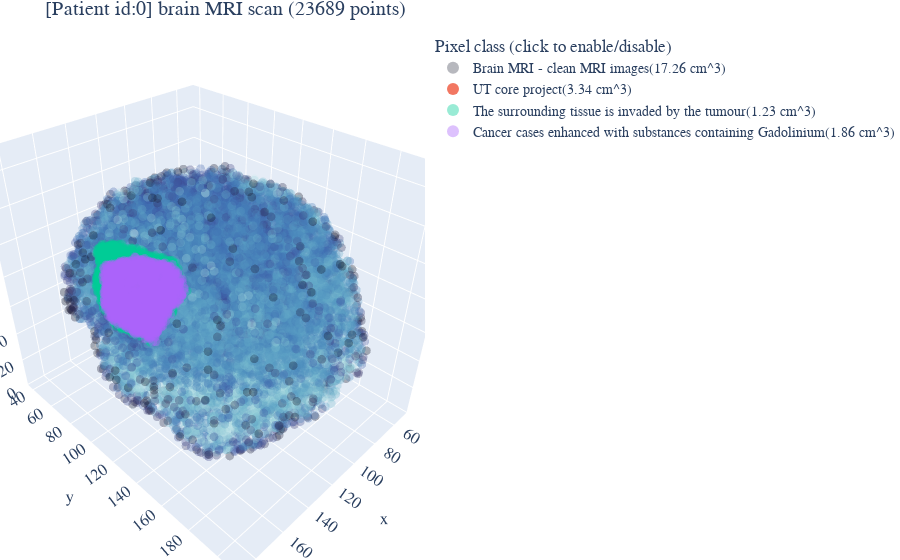

Notebook code cell kept with this figure:
### Code cell
reader = ImageReader('./data', img_size=128, normalize=True, single_class=False)
viewer = ImageViewer3d(reader, mri_downsample=25)

fig = viewer.get_3d_scan(0, 't1')
plotly.offline.iplot(fig)

### Figure 1 — Plotly figure (JSON) as saved in the notebook; plotly's stock layout.template omitted (floating-point values rounded to 4 significant figures; data arrays with more than 128 entries replaced by an {"elided": "..."} marker saying what was removed)
{"data": [{"hoverinfo": "skip", "marker": {"color": {"elided": "17259 float values"}, "colorscale": [[0, "rgb(3, 5, 18)"], [0.09091, "rgb(25, 25, 51)"], [0.1818, "rgb(44, 42, 87)"], [0.2727, "rgb(58, 60, 125)"], [0.3636, "rgb(62, 83, 160)"], [0.4545, "rgb(62, 109, 178)"], [0.5455, "rgb(72, 134, 187)"], [0.6364, "rgb(89, 159, 196)"], [0.7273, "rgb(114, 184, 205)"], [0.8182, "rgb(149, 207, 216)"], [0.9091, "rgb(192, 229, 232)"], [1, "rgb(234, 252, 253)"]], "opacity": 0.3, "size": 3}, "mode": "markers", "name": "Brain MRI - clean MRI images(17.26 cm^3)", "type": "scatter3d", "x": {"elided": "17259 float values"}, "y": {"elided": "17259 float values"}, "z": {"elided": "17259 int values"}}, {"hoverinfo": "all", "marker": {"color": 0.25, "colorscale": [[0, "rgb(209, 238, 234)"], [0.1667, "rgb(168, 219, 217)"], [0.3333, "rgb(133, 196, 201)"], [0.5, "rgb(104, 171, 184)"], [0.6667, "rgb(79, 144, 166)"], [0.8333, "rgb(59, 115, 143)"], [1, "rgb(42, 86, 116)"]], "opacity": 0.8, "size": 3}, "mode": "markers", "name": "UT core project(3.34 cm^3)", "type": "scatter3d", "x": {"elided": "3343 float values"}, "y": {"elided": "3343 float values"}, "z": {"elided": "3343 int values"}}, {"hoverinfo": "all", "marker": {"color": 0.5, "colorscale": [[0, "rgb(209, 238, 234)"], [0.1667, "rgb(168, 219, 217)"], [0.3333, "rgb(133, 196, 201)"], [0.5, "rgb(104, 171, 184)"], [0.6667, "rgb(79, 144, 166)"], [0.8333, "rgb(59, 115, 143)"], [1, "rgb(42, 86, 116)"]], "opacity": 0.4, "size": 3}, "mode": "markers", "name": "The surrounding tissue is invaded by the tumour(1.23 cm^3)", "type": "scatter3d", "x": {"elided": "1228 float values"}, "y": {"elided": "1228 float values"}, "z": {"elided": "1228 int values"}}, {"hoverinfo": "all", "marker": {"color": 1, "colorscale": [[0, "rgb(209, 238, 234)"], [0.1667, "rgb(168, 219, 217)"], [0.3333, "rgb(133, 196, 201)"], [0.5, "rgb(104, 171, 184)"], [0.6667, "rgb(79, 144, 166)"], [0.8333, "rgb(59, 115, 143)"], [1, "rgb(42, 86, 116)"]], "opacity": 0.4, "size": 3}, "mode": "markers", "name": "Cancer cases enhanced with substances containing Gadolinium(1.86 cm^3)", "type": "scatter3d", "x": {"elided": "1859 float values"}, "y": {"elided": "1859 float values"}, "z": {"elided": "1859 int values"}}], "layout": {"font": {"family": "Courier New, monospace", "size": 14}, "legend": {"itemsizing": "constant", "title": {"text": "Pixel class (click to enable/disable)"}}, "margin": {"b": 0, "l": 0, "r": 0, "t": 30}, "title": {"text": "[Patient id:0] brain MRI scan (23689 points)"}}}
